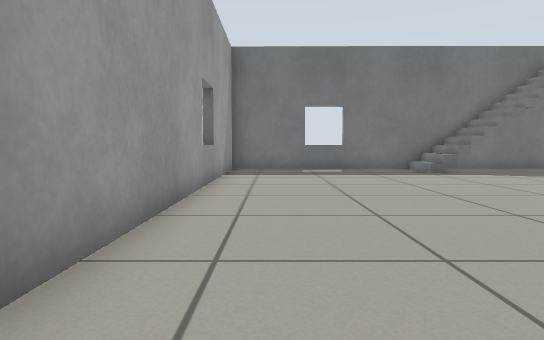
view 1 (above)

16 first-person views from a walk through a Gazebo world. The camera is 0.5 m above the floor, tilts 4° down and sees 75° across. The floor is counted in squares, 0.5 m on a side. Each view is taken from the middle of a square. On the plan, view 1 faces up. The plan holds only what a view shows up to about 13 squares ahead; the rest is blank. The place goes on beyond the plan.

view 2
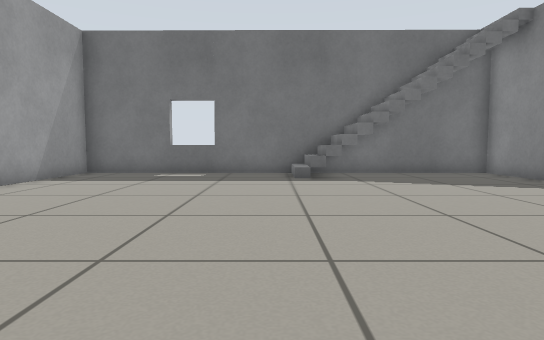

view 3
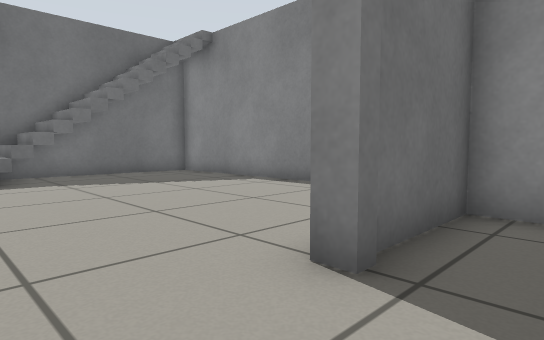

view 4
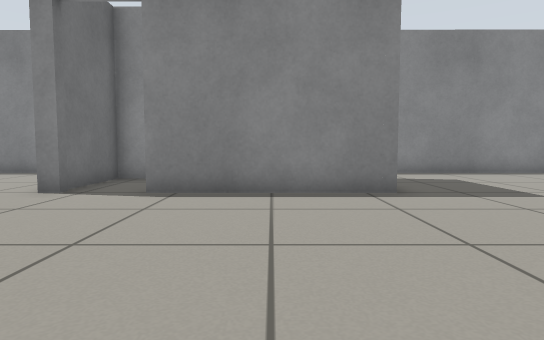

view 5
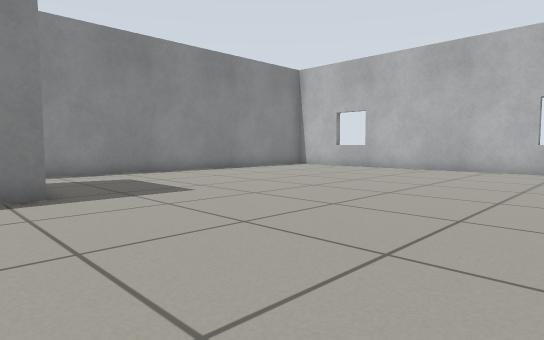

view 6
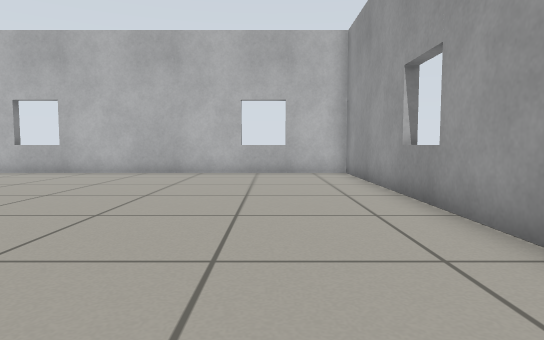

view 7
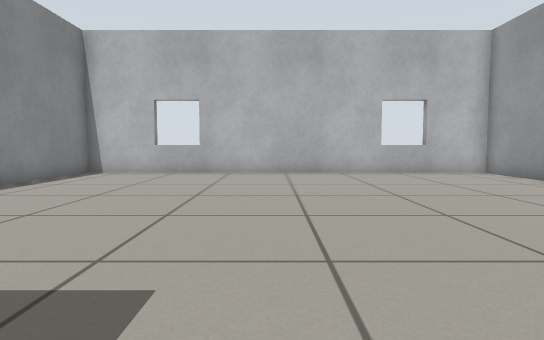

view 8
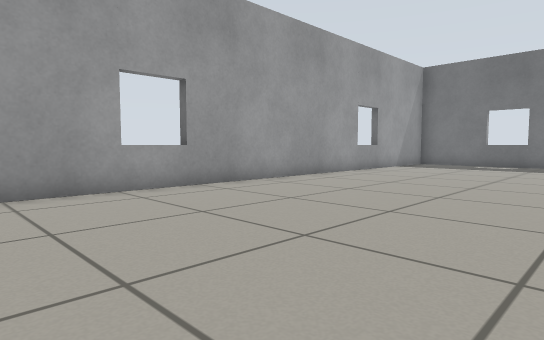

view 9
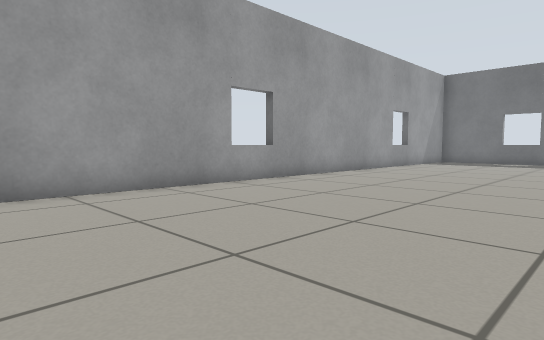

view 10
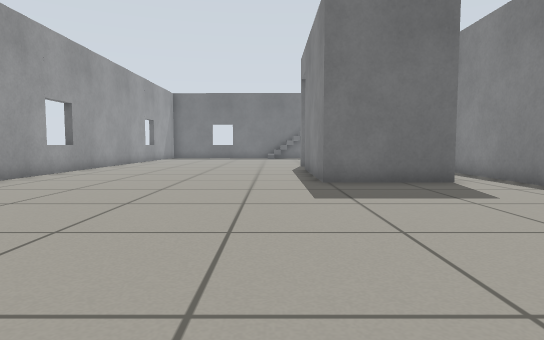

view 11
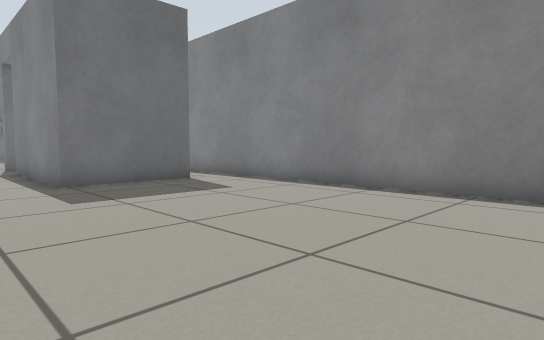

view 12
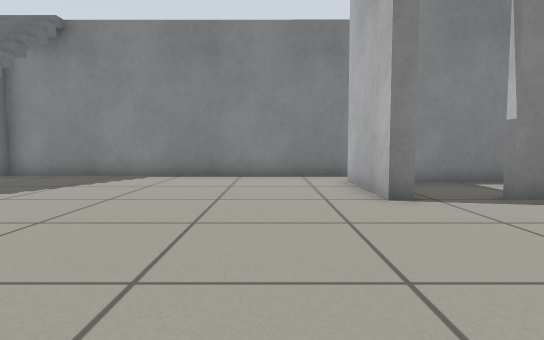

view 13
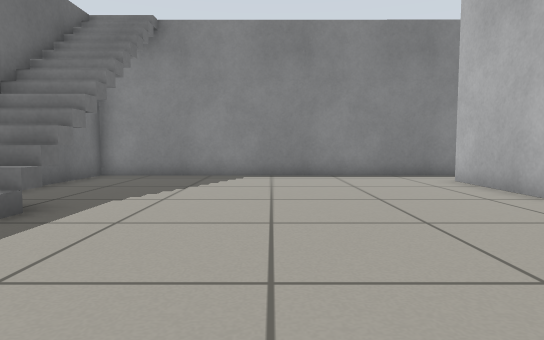

view 14
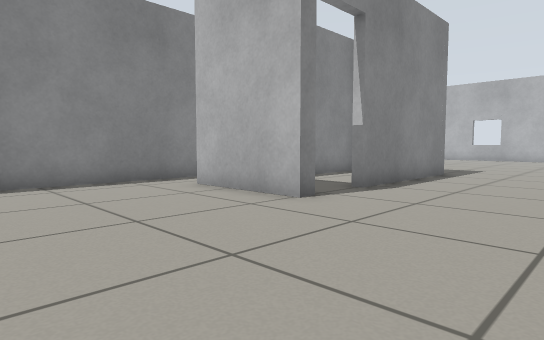

view 15
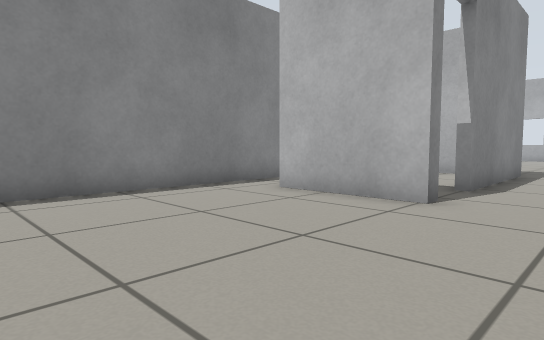

view 16
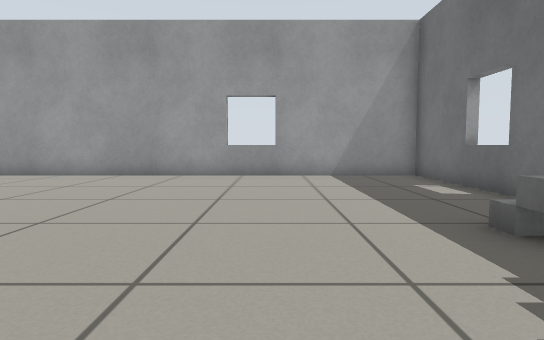

### Floor plan
Points are (right, up) in squares from view 1. A wall is a line through its corners. A room is listed if a view was taken in it or the views show most of it. See-through windows are left out.
Room 1 (views 1, 2, 3, 4, 5, 6, 7, 8, 9, 10, 11, 12, 13, 14, 15, 16)
walls: (7.4, 3.4) (7.4, 3.9) (10.9, 3.9); (10.9, -3.6) (7.4, -3.6) (7.4, 1.6); (12.6, 2) (12.7, 14.6) (-1.7, 14.7) (-1.7, -16.7) (12.6, -16.7) (12.6, -0.1)
ways out: open door at (7.5, 2.5) to room 2
objects: stairs (13, 14)
Room 2 (no view inside)
walls: (10.6, -2.1) (10.6, 3.6) (7.9, 3.6); (9.1, -3.3) (9.9, -3.3)
ways out: open door at (7.5, 2.5) to room 1

Positions as (right, up) in squares from view 1, and headings:
1: (0, 0), facing up
2: (5, 2), facing up
3: (5, 2), facing up-right
4: (0, -1), facing right
5: (0, -2), facing down-right
6: (1, -4), facing down
7: (6, -4), facing down
8: (6, -4), facing up-left
9: (6, -7), facing up-left
10: (6, -13), facing up
11: (5, -13), facing up-right
12: (1, 6), facing right
13: (1, 9), facing right
14: (3, 9), facing down-right
15: (5, 10), facing down-right
16: (10, 10), facing left
